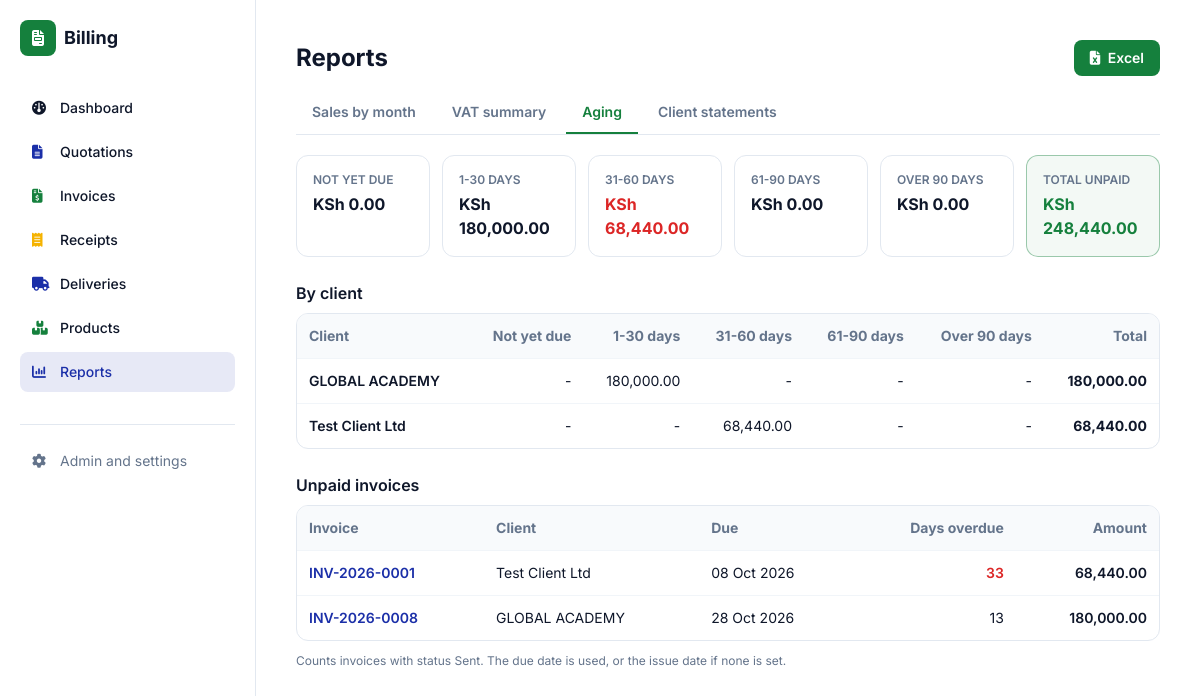
The app's page /reports/aging/ (signed in) with its own data.
### documents/models.py (models this page shows, shortened)
class Client(models.Model):
    name = models.CharField(max_length=150)
    phone = models.CharField(max_length=50, blank=True)
    email = models.EmailField(blank=True)
    address = models.TextField(blank=True)
    kra_pin = models.CharField(max_length=30, blank=True)
    class Meta:
        ordering = ["name"]

class Document(models.Model):
    QUOTATION, INVOICE, RECEIPT = "quotation", "invoice", "receipt"
    TYPES = [(QUOTATION, "Quotation"), (INVOICE, "Invoice"), (RECEIPT, "Receipt")]
    PREFIX = {QUOTATION: "QUO", INVOICE: "INV", RECEIPT: "RCP"}
    STATUSES = [
        ("draft", "Draft"), ("sent", "Sent"), ("accepted", "Accepted"),
        ("paid", "Paid"), ("void", "Void"),
    ]
    PAYMENT_METHODS = [
        ("cash", "Cash"), ("mpesa", "M-Pesa"), ("bank", "Bank Transfer"), ("card", "Card"),
    ]
    VAT_MODES = [
        ("exclusive", "VAT exclusive (add VAT on top)"),
        ("inclusive", "VAT inclusive (prices include VAT)"),
        ("none", "No VAT"),
    ]
    doc_type = models.CharField(max_length=10, choices=TYPES)
    number = models.CharField(max_length=30, unique=True, editable=False)
    client = models.ForeignKey(Client, null=True, blank=True, on_delete=models.SET_NULL)
    client_name = models.CharField(max_length=150, blank=True, help_text="Walk-in name if no client")
    issue_date = models.DateField(default=timezone.localdate)
    due_date = models.DateField(null=True, blank=True)
    status = models.CharField(max_length=10, choices=STATUSES, default="draft")
    vat_mode = models.CharField(max_length=10, choices=VAT_MODES, default="exclusive")
    served_by = models.CharField(max_length=80, blank=True)
    discount = models.DecimalField(max_digits=12, decimal_places=2, default=0)
    payment_method = models.CharField(max_length=10, choices=PAYMENT_METHODS, blank=True)
    payment_reference = models.CharField(max_length=60, blank=True)
    notes = models.TextField(blank=True)
    terms = models.TextField(blank=True)
    buyer_pin = models.CharField("Buyer KRA PIN", max_length=20, blank=True)
    etims_invoice_no = models.CharField("eTIMS invoice no.", max_length=60, blank=True)
    etims_qr = models.CharField("eTIMS QR data or link", max_length=500, blank=True,
                                help_text="Paste the QR link or data KRA gives you for this invoice")
    share_token = models.CharField(max_length=32, unique=True, null=True, blank=True, editable=False)
    share_viewed_at = models.DateTimeField(null=True, blank=True, editable=False)
    business = models.JSONField(default=dict, blank=True, editable=False)
    source = models.ForeignKey("self", null=True, blank=True, on_delete=models.SET_NULL,
                               related_name="converted")
    created_at = models.DateTimeField(auto_now_add=True)
    class Meta:
        ordering = ["-created_at"]
    @property
    def display_client(self):
        return self.client.name if self.client else (self.client_name or "Walk-in Customer")
    @cached_property
    def biz(self):
        data = dict(self.business or {})
        if not data:
            p = BusinessProfile.get()
            data = p.snapshot() if p else {}
        for key in ("name", "tagline", "address", "phone", "email", "kra_pin",
                    "payment_details", "receipt_footer", "logo", "signature", "stamp"):
            data.setdefault(key, "")
        data.setdefault("vat_rate", "16.00")
        return SimpleNamespace(**data)
    @cached_property
    def vat_rate(self):
        return Decimal(str(self.biz.vat_rate))
    @property
    def items_total(self):
        return sum((i.line_total for i in self.items.all()), Decimal("0"))
    @property
    def gross(self):
        return max(self.items_total - self.discount, Decimal("0"))
    @property
    def vat_amount(self):
        if self.vat_mode == "exclusive":
            return (self.gross * self.vat_rate / 100).quantize(Decimal("0.01"))
        if self.vat_mode == "inclusive":
            return self.gross - self.net_amount
        return Decimal("0")
    @property
    def total(self):
        return self.gross + self.vat_amount if self.vat_mode == "exclusive" else self.gross

### documents/report_views.py (the view, shortened to what this page needs)
# urls.py: path("reports/aging/", report_views.aging, name="report_aging"),
@login_required
def aging(request):
    today = timezone.localdate()
    invoices = (Document.objects.filter(doc_type="invoice", status="sent")
                .select_related("client").prefetch_related("items"))
    by_client, detail, totals = {}, [], [ZERO] * 5
    for d in invoices:
        due = d.due_date or d.issue_date
        days = (today - due).days
        i, amt = _bucket(days), d.total
        by_client.setdefault(d.display_client, [ZERO] * 5)[i] += amt
        totals[i] += amt
        detail.append({"doc": d, "due": due, "days": max(days, 0), "bucket": LABELS[i], "amount": amt})
    detail.sort(key=lambda r: -r["days"])
    clients = sorted(({"name": n, "cells": c, "total": sum(c, ZERO)} for n, c in by_client.items()),
                     key=lambda r: -r["total"])
    return render(request, "documents/reports/aging.html", {
        "tab": "aging", "labels": LABELS, "buckets": list(zip(LABELS, totals)), "clients": clients,
        "totals": totals, "grand": sum(totals, ZERO), "detail": detail, "today": today})

### documents/models.py (called while the page is built)
    @property
    def line_total(self):
        return self.quantity * self.unit_price

### documents/report_views.py (called while the page is built)
def _bucket(days):
    return 0 if days <= 0 else 1 if days <= 30 else 2 if days <= 60 else 3 if days <= 90 else 4

### templates/documents/reports/aging.html
{% extends "documents/reports/base.html" %}
{% block actions %}
<a href="?export=xlsx" class="no-print px-4 py-2 rounded-lg bg-brand-green text-white text-sm font-semibold text-center"><i class="fa-solid fa-file-excel mr-1"></i> Excel</a>
{% endblock %}
{% block report %}
<div class="grid grid-cols-2 lg:grid-cols-6 gap-3 mb-6">
  {% for label, amount in buckets %}
  <div class="rounded-xl border border-slate-200 p-4"><p class="text-xs font-semibold text-slate-500 uppercase">{{ label }}</p>
    <p class="mt-1 font-bold {% if forloop.counter > 2 and amount %}text-red-600{% endif %}">KSh {{ amount|floatformat:"2g" }}</p></div>
  {% endfor %}
  <div class="rounded-xl border border-brand-green/40 bg-brand-green/5 p-4"><p class="text-xs font-semibold text-slate-500 uppercase">Total unpaid</p><p class="mt-1 font-bold text-brand-green">KSh {{ grand|floatformat:"2g" }}</p></div>
</div>
<h2 class="font-semibold mb-2">By client</h2>
<div class="rounded-xl border border-slate-200 overflow-x-auto mb-6"><table class="w-full text-sm">
  <thead class="bg-slate-50 text-left text-slate-500"><tr><th class="p-3">Client</th>{% for l in labels %}<th class="p-3 text-right whitespace-nowrap">{{ l }}</th>{% endfor %}<th class="p-3 text-right">Total</th></tr></thead>
  {% for c in clients %}<tr class="border-t border-slate-100"><td class="p-3 font-semibold">{{ c.name }}</td>
    {% for v in c.cells %}<td class="p-3 text-right whitespace-nowrap">{% if v %}{{ v|floatformat:"2g" }}{% else %}-{% endif %}</td>{% endfor %}
    <td class="p-3 text-right whitespace-nowrap font-bold">{{ c.total|floatformat:"2g" }}</td></tr>
  {% empty %}<tr><td colspan="7" class="p-8 text-center text-slate-400">No unpaid invoices. Nice.</td></tr>{% endfor %}
</table></div>
<h2 class="font-semibold mb-2">Unpaid invoices</h2>
<div class="rounded-xl border border-slate-200 overflow-x-auto"><table class="w-full text-sm">
  <thead class="bg-slate-50 text-left text-slate-500"><tr><th class="p-3">Invoice</th><th class="p-3">Client</th><th class="p-3">Due</th><th class="p-3 text-right">Days overdue</th><th class="p-3 text-right">Amount</th></tr></thead>
  {% for r in detail %}<tr class="border-t border-slate-100">
    <td class="p-3 font-semibold"><a class="text-brand-blue" href="{% url 'documents:detail' r.doc.pk %}">{{ r.doc.number }}</a></td>
    <td class="p-3">{{ r.doc.display_client }}</td><td class="p-3 whitespace-nowrap">{{ r.due|date:"d M Y" }}</td>
    <td class="p-3 text-right {% if r.days > 30 %}text-red-600 font-semibold{% endif %}">{{ r.days }}</td>
    <td class="p-3 text-right whitespace-nowrap font-semibold">{{ r.amount|floatformat:"2g" }}</td></tr>{% endfor %}
</table></div>
<p class="text-xs text-slate-500 mt-3">Counts invoices with status Sent. The due date is used, or the issue date if none is set.</p>
{% endblock %}

### templates/base.html (style rules this page uses)
html { -webkit-text-size-adjust: 100%; }

### records on screen
Client: name "GLOBAL ACADEMY"
Client: name "Test Client Ltd"
Document: doc.number "INV-2026-0001", doc.display_client "Test Client Ltd", due "08 Oct 2026", days "33", amount "68,440.00"
Document: doc.number "INV-2026-0008", doc.display_client "GLOBAL ACADEMY", due "28 Oct 2026", days "13", amount "180,000.00"

### other values on screen
{{ label }} "NOT YET DUE" "1-30 DAYS" "31-60 DAYS" "61-90 DAYS" "OVER 90 DAYS"
{{ amount|floatformat:"2g" }} "0.00" "180,000.00" "68,440.00" "0.00" "0.00"
{{ grand|floatformat:"2g" }} "248,440.00"
{{ l }} "Not yet due" "1-30 days" "31-60 days" "61-90 days" "Over 90 days"
{{ v|floatformat:"2g" }} "180,000.00" "68,440.00"
{{ c.total|floatformat:"2g" }} "180,000.00" "68,440.00"
